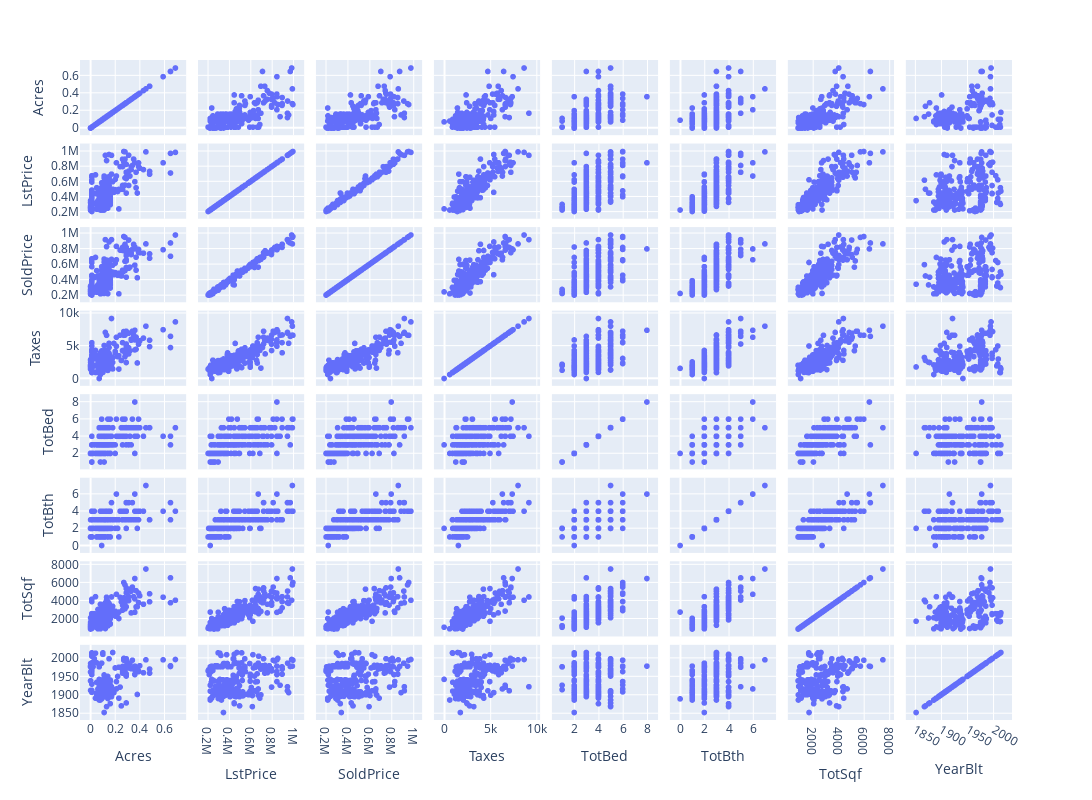

Write notebook code for a chart like this one.
### Code cell
import plotly.express as px
scatterData = realEstate.loc[:,['Acres', 'LstPrice', 'SoldPrice', 'Taxes', 'TotBed', 'TotBth', 'TotSqf', 'YearBlt']]
fig = px.scatter_matrix(scatterData, dimensions=['Acres', 'LstPrice', 'SoldPrice', 'Taxes', 'TotBed', 'TotBth', 'TotSqf', 'YearBlt'])
fig.update_layout(height=800, width=1200)
fig.show()

### Figure 1 — Plotly figure (JSON) as saved in the notebook; plotly's stock layout.template omitted (floating-point values rounded to 4 significant figures; data arrays with more than 128 entries replaced by an {"elided": "..."} marker saying what was removed)
{"data": [{"dimensions": [{"axis": {"matches": true}, "label": "Acres", "values": {"elided": "257 float values"}}, {"axis": {"matches": true}, "label": "LstPrice", "values": {"elided": "257 int values"}}, {"axis": {"matches": true}, "label": "SoldPrice", "values": {"elided": "257 int values"}}, {"axis": {"matches": true}, "label": "Taxes", "values": {"elided": "257 int values"}}, {"axis": {"matches": true}, "label": "TotBed", "values": {"elided": "257 int values"}}, {"axis": {"matches": true}, "label": "TotBth", "values": {"elided": "257 int values"}}, {"axis": {"matches": true}, "label": "TotSqf", "values": {"elided": "257 int values"}}, {"axis": {"matches": true}, "label": "YearBlt", "values": {"elided": "257 int values"}}], "hovertemplate": "%{xaxis.title.text}=%{x}<br>%{yaxis.title.text}=%{y}<extra></extra>", "legendgroup": "", "marker": {"color": "#636efa", "symbol": "circle"}, "name": "", "showlegend": false, "type": "splom"}], "layout": {"dragmode": "select", "height": 800, "legend": {"tracegroupgap": 0}, "margin": {"t": 60}, "width": 1200}}
